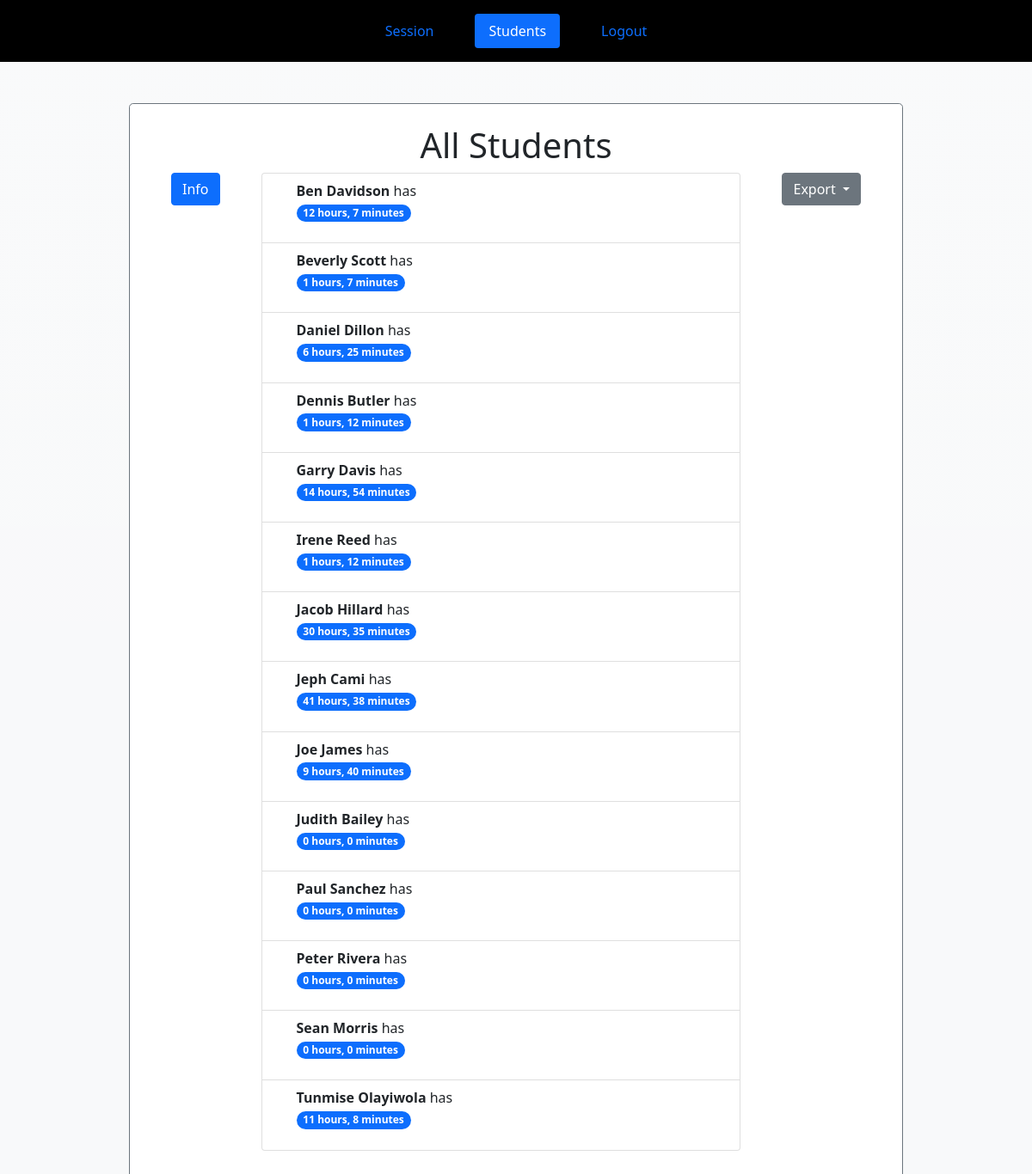
Before: / with the older database file.
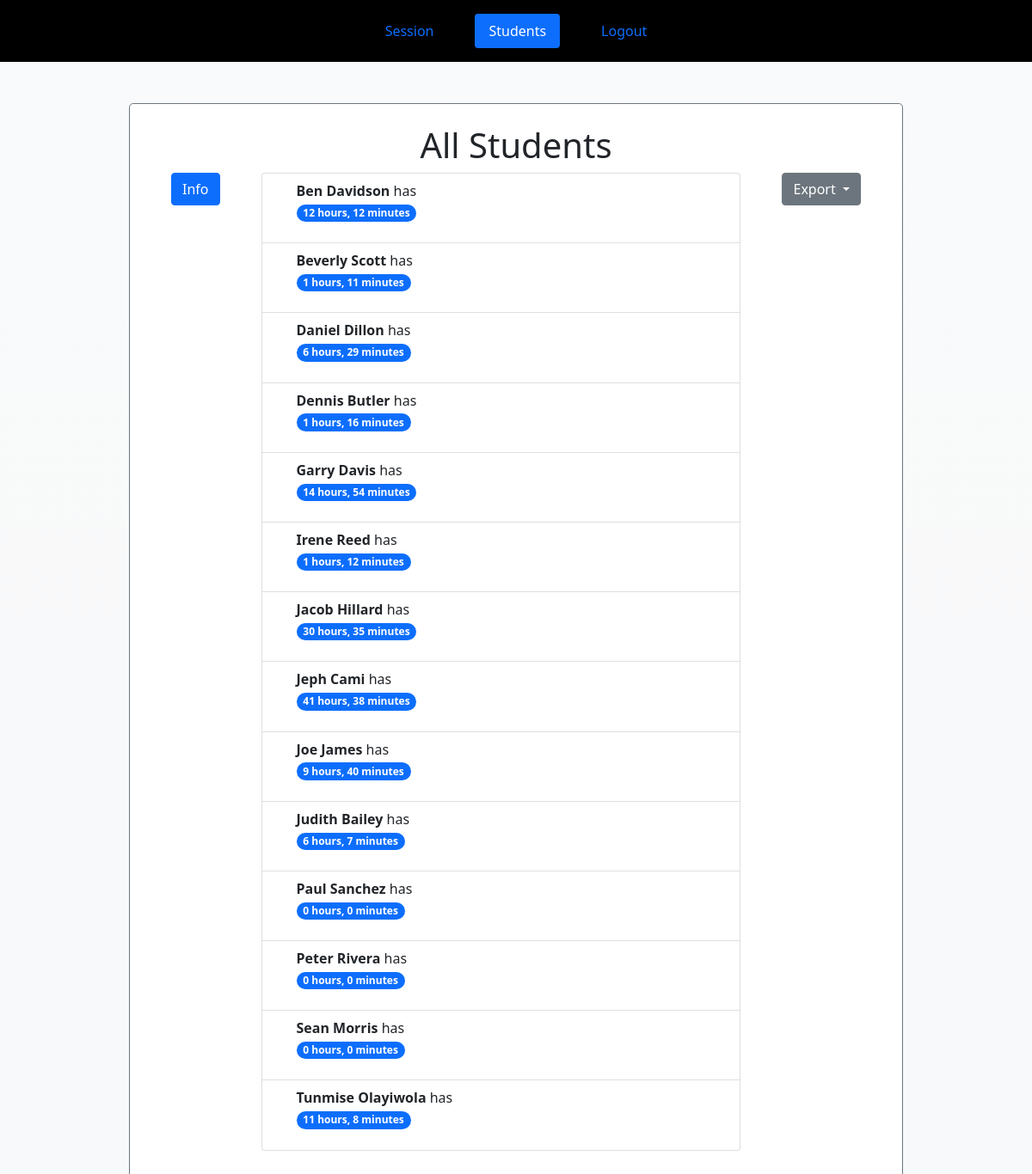
After: the same page with the newer database file.
### main/models.py (models this page shows, shortened)
class Students(models.Model):
    firstName = models.CharField(max_length=50)
    lastName = models.CharField(max_length=50)
    hours=models.IntegerField(default=0)
    minutes=models.IntegerField(default=0)
    def __str__(self) -> str:
        return self.firstName + " "+self.lastName

### main/views.py (the view)
# urls.py: path("", views.index, name="index"),
def index(response):
    studentsList = Students.objects.all().order_by('firstName')
    context={"Students":studentsList}
    return render(response, "main/AllStudents.html", context)

### main/templates/main/AllStudents.html (shortened to what this page needs)
{% extends 'main/base.html' %}
{% block activepage %}
<li class="nav-item m-3">
    <a href={% url 'Sessions'%} class="nav-link">Session</a>
  </li>
  <li class="nav-item m-3">
    <a href={% url 'allStudents' %} class="nav-link active" >Students</a>
  </li>
  <li class="nav-item m-3">
    <a href={% url 'logout' %} class="nav-link" >Logout</a>
  </li>
{% endblock activepage %}
{%block content%}
<h2 class="text-center mt-4 fs-1">All Students</h2>
<a class="btn btn-primary float-start mx-5" data-bs-toggle="collapse" href="#infoTab" role="button" aria-expanded="false" aria-controls="collapseExample">
Info
</a>
<div class="dropdown float-end mx-5">
  <button class="btn btn-secondary dropdown-toggle" type="button" id="dropdownMenuButton2" data-bs-toggle="dropdown" aria-expanded="false">
    Export
  </button>
</div>
<div id="rpla">
    {% include 'main/partials/AddHours.html' %}
</div>
    {% endblock %}

### main/templates/main/partials/AddHours.html (shortened to what this page needs)
<div class="mx-auto mb-5" style="width:75%">
    <ul class="list-group list-group">
{% for student in Students %}
        <li class="list-group-item d-flex justify-content-between align-items-start">
            <div class="ms-2 me-auto">
            <p class="mb-3 ms-3"><b><a hx-get={% url 'AddHours' student.id%} hx-target="#rpla" style="cursor:pointer;">{{student}} </a></b> has
                <span  class="badge bg-primary rounded-pill"> {{student.hours}} hours, {{student.minutes}} minutes</span></p>
            </div>
        </li>
   {% endfor %}
    </ul>
</div>

Changed rows visible on the page:
changed Students "Ben Davidson": minutes "7" → "12"
changed Students "Beverly Scott": minutes "7" → "11"
changed Students "Daniel Dillon": minutes "25" → "29"
changed Students "Dennis Butler": minutes "12" → "16"
changed Students "Judith Bailey": hours "0" → "6"; minutes "0" → "7"
